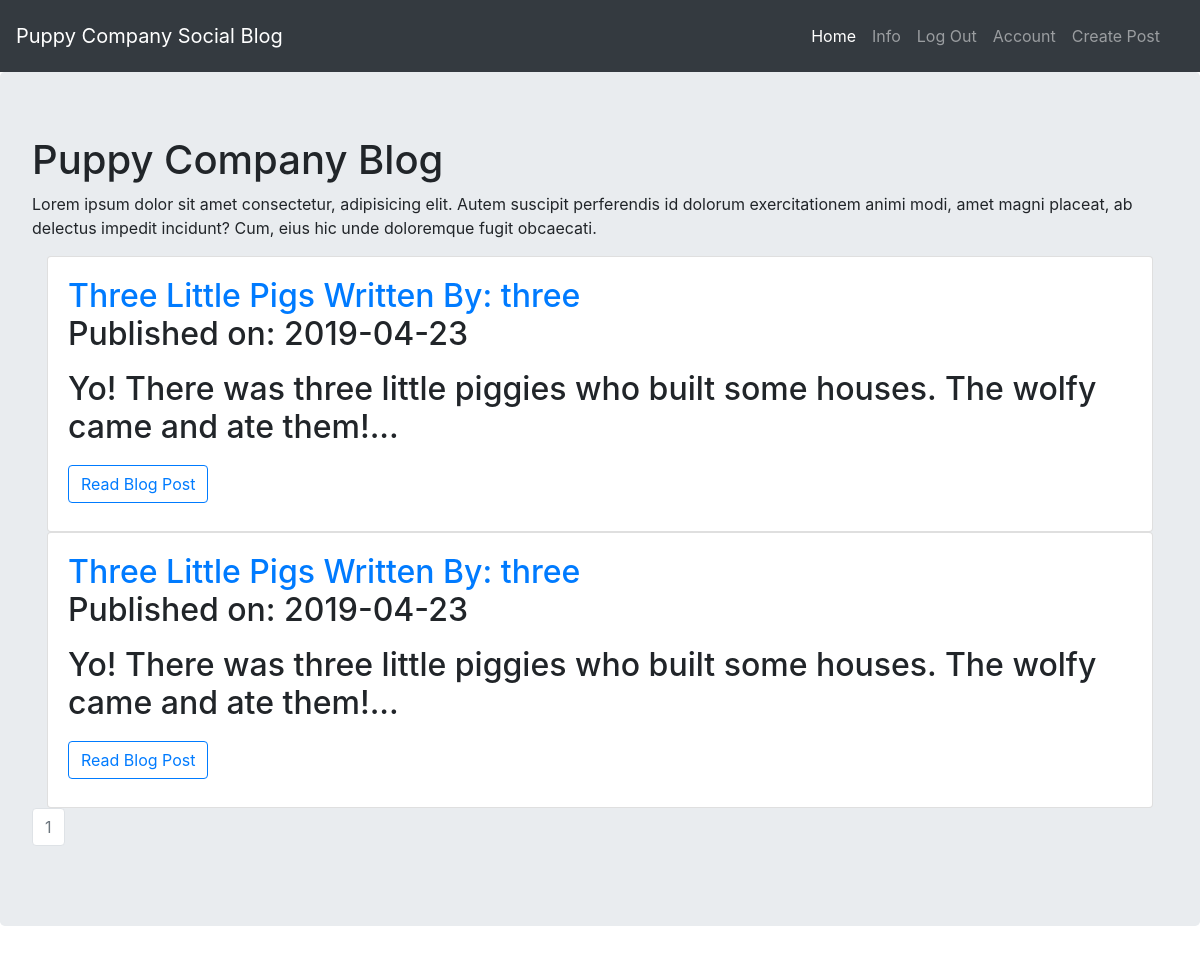
Screenshot of /index (signed in) with the database file from the repository.
### puppycompanyblog/models.py (models this page shows, shortened)
class BlogPost(db.Model):
    __tablename__ = 'blog_posts'
    users = db.relationship(User)
    id = db.Column(db.Integer,primary_key=True)
    user_id = db.Column(db.Integer,db.ForeignKey('users.id'))
    date = db.Column(db.DateTime, nullable=False, default=datetime.utcnow)
    title = db.Column(db.String(140), nullable=False)
    text = db.Column(db.Text, nullable=False)

class User(db.Model, UserMixin):
    __tablename__ = 'users'
    id = db.Column(db.Integer, primary_key=True)
    profile_image = db.Column(db.String(64), nullable=False, default='default_profile.jpg')
    email = db.Column(db.String(64), unique=True, index=True)
    username = db.Column(db.String(64), unique=True, index=True)
    password_hash = db.Column(db.String(128))
    posts = db.relationship('BlogPost', backref='author', lazy=True)

### puppycompanyblog/core/views.py (the view)
@core.route('/')
@core.route('/index')
def index():
    page = request.args.get('page', 1, type=int)
    blog_posts = BlogPost.query.order_by(BlogPost.date.desc()).paginate(page=page, per_page=5)
    return render_template('index.html', blog_posts=blog_posts)

### puppycompanyblog/models.py (called while the page is built)
@login_manager.user_loader
def load_user(user_id):
    return User.query.get(user_id)

### puppycompanyblog/templates/index.html
{% extends "base.html" %}
{% block content %}
<h1>Puppy Company Blog</h1>
<p>Lorem ipsum dolor sit amet consectetur, adipisicing elit. Autem suscipit perferendis id dolorum exercitationem animi modi, amet magni placeat, ab delectus impedit incidunt? Cum, eius hic unde doloremque fugit obcaecati.</p>
<div class="container">
    {% for post in blog_posts.items %}
        <div class="card">
            <div class="card-body">
                <h2>
                    <a class="card-title"
                       href="{{ url_for('blog_posts.blog_post', blog_post_id=post.id)  }}">
                       {{ post.title }}
                    </a>
                    <a href="{{ url_for('users.user_posts', username=post.author.username) }}">
                       Written By: {{ post.author.username }}
                    </a>
                    <p>
                        Published on: {{ post.date.strftime('%Y-%m-%d') }}
                    </p>
                    <p class="card-text">{{ post.text[:100] }}...</p>
                    <a class="btn btn-outline-primary"
                       href="{{ url_for('blog_posts.blog_post', blog_post_id=post.id) }}">
                        Read Blog Post
                    </a>
                </h2>
            </div>
        </div>
    {% endfor %}
</div>
<nav aria-label="Page navigation example">
    <ul class="pagination justify-content">
        {% for page_num in blog_posts.iter_pages(left_edge=1, right_edge=1, left_current=1, right_current=1) %}
        {% if blog_posts.page == page_num %}
        <li class="page-item disabled">
            <a class="page-link" href="{{ url_for('core.index', page=page_num) }}">
                {{ page_num }}
            </a>
        </li>
        {% else %}
        <li class="page-item">
            <a class="page-link" href="{{ url_for('core.index', page=page_num) }}">
                {{ page_num }}
            </a>
        </li>
        {% endif %}
        {% endfor %}
    </ul>
</nav>
{% endblock %}

### rows the page displays
BlogPost: title "Three Little Pigs", author.username "three", date "2019-04-23", text "Yo! There was three little piggies who built some houses. The wolfy came and ate them!"
BlogPost: title "Three Little Pigs", author.username "three", date "2019-04-23", text "Yo! There was three little piggies who built some houses. The wolfy came and ate them!"

### other values shown
{{ page_num }} "1"
